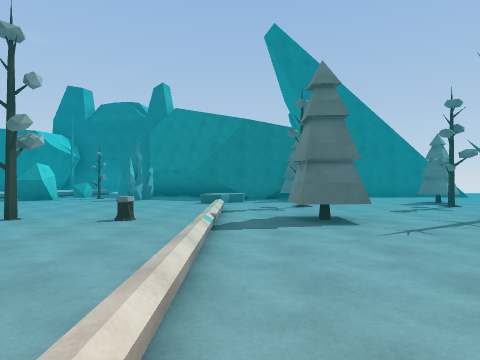
view 1 (above)

21 first-person views from a walk through a 3-D level made in the Unity game engine. The camera is 1.4 m above the floor, looks level and sees 75° across. The floor is counted in squares, 2 m on a side. Each view is taken from the middle of a square. On the plan, view 1 faces up. The plan holds only what a view shows up to about 10 squares ahead; the rest is blank. The place goes on beyond the plan. The player character is not drawn. Some animated figures are not drawn. Surface patterns are stand-ins for the level's own textures.

view 2
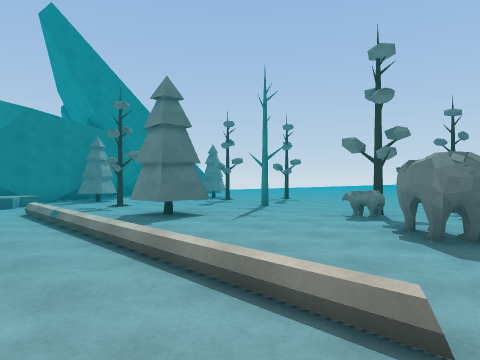

view 3
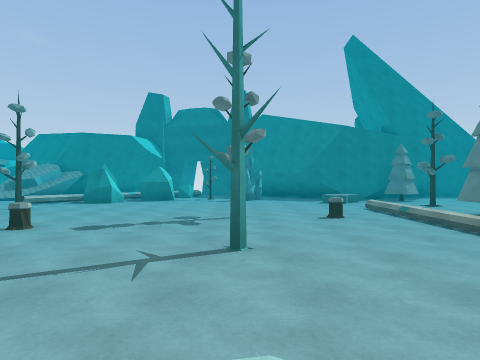

view 4
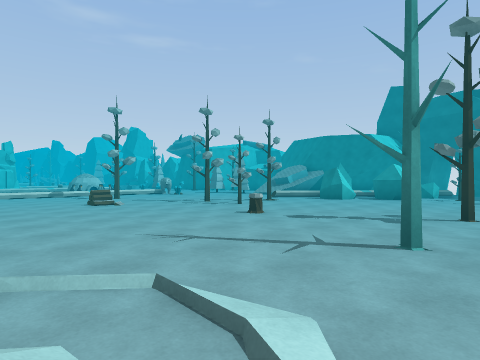

view 5
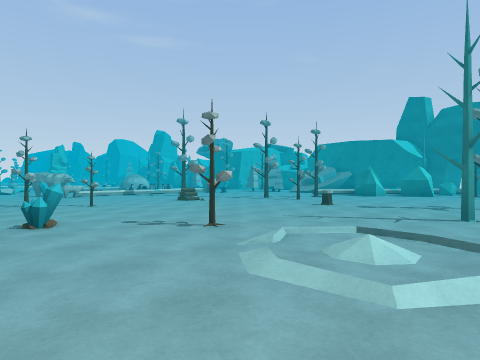

view 6
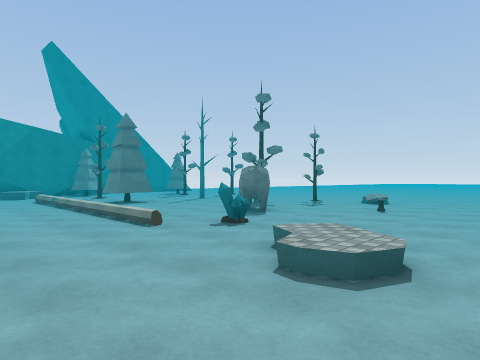

view 7
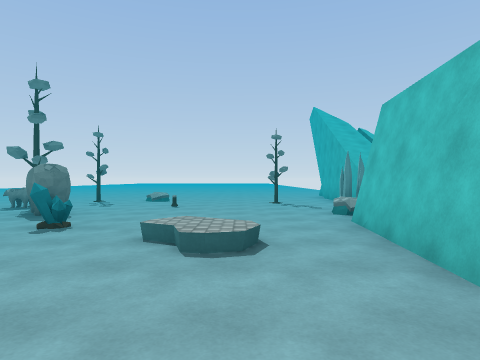

view 8
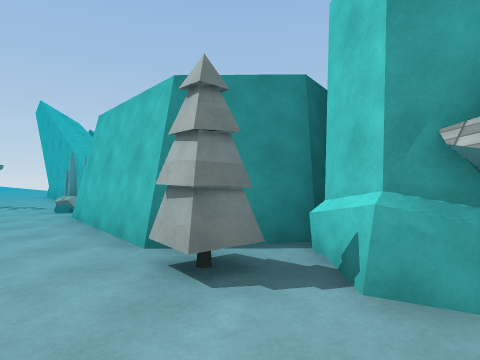

view 9
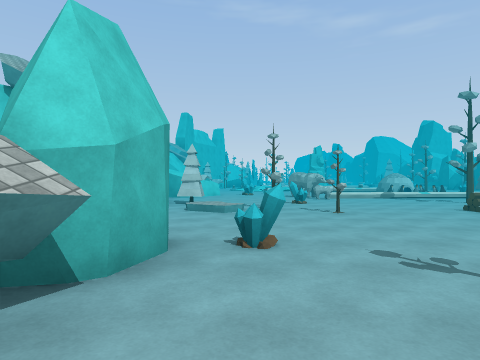

view 10
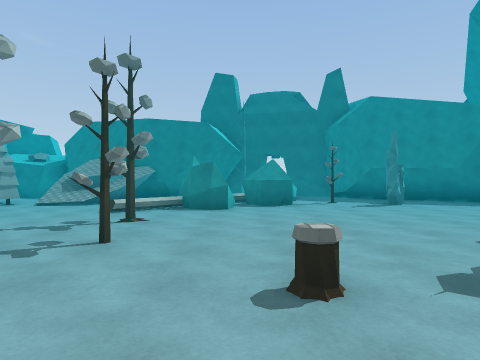

view 11
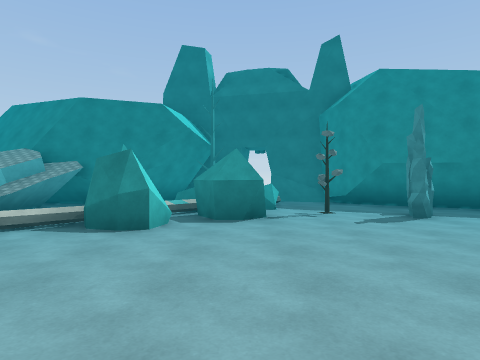

view 12
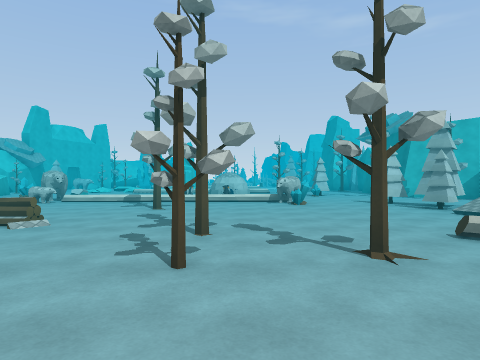

view 13
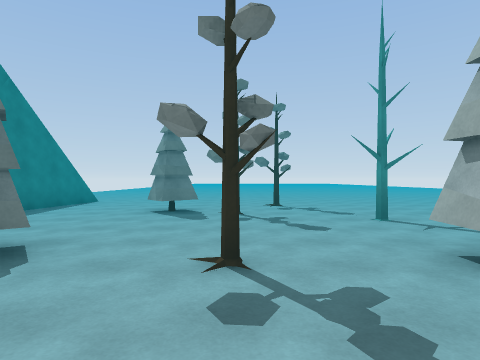

view 14
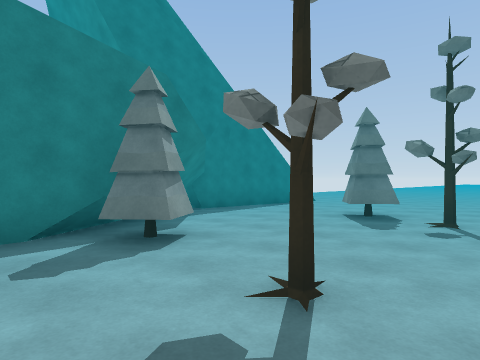

view 15
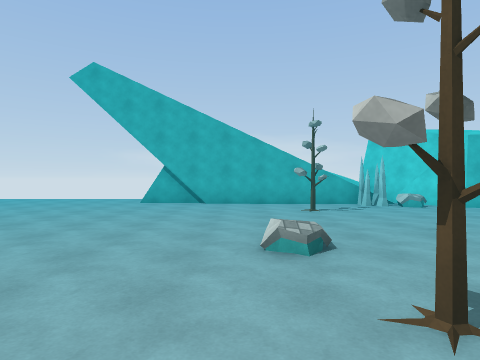

view 16
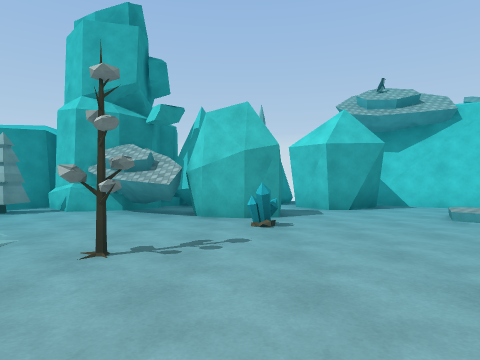

view 17
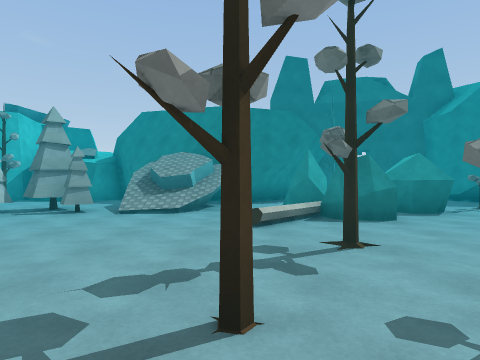

view 18
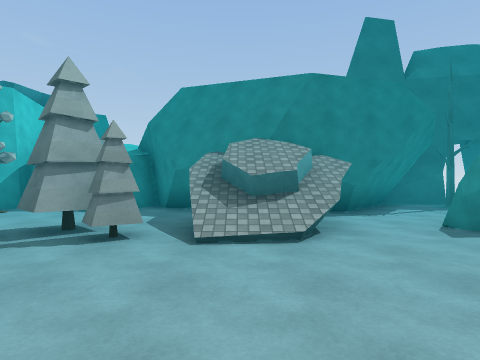

view 19
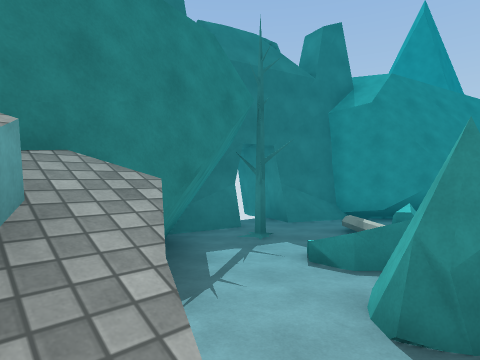

view 20
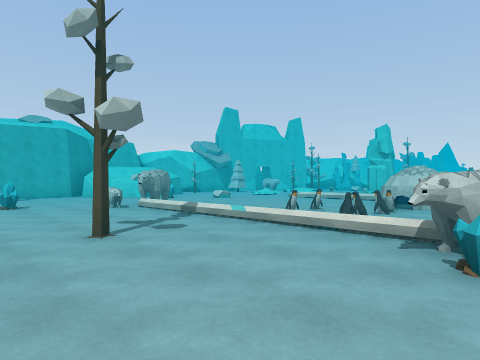

view 21
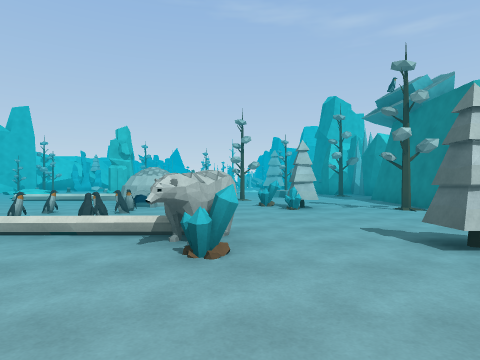

### Floor plan
Key: @ floor where view 1 was taken; # wall or solid block; . main floor; : floor 0.25 m higher than the main floor; + floor 0.5 m higher than the main floor; / step, stairs or slope; = window, fence, low wall or low ledge; ^ raised ledge; T tree; S stump; G gem; L log; O other object.
Columns run from 23 left of view 1 to 8 right of it. Each row starts with its distance up from view 1.
 15        ###   #######
 14      #...#####  .:.##       #
 13 ###  T.../^###.:+#..##     #####
 12 ...T....T/^^.###..T..##### .....
 11 .......TT///..###..O.....T......
 10 ..T....T.....##....... /.T...T..
  9 ..GG................../......T..
  8 ......OG.................T..T...
  7       OO.....T................T.
  6  O... +......T.....T....TT.T....
  5 OOOOOO+.....T...... .S..TT......
  4 ...OO +.T......S................
  3 ..... +............T.......T....
  2 ..... +....L....... .......O.T..
  1 .. .. +..................OO.....
  0     .OO............/...@G....#..
 -1      O...G.T....T.///......O....
 -2       ....T......../.../........
 -3        ..../...G......//........
 -4         .T//...##...........T...
 -5         .#....######T####=/.....
 -6          ##.##########  ##O///..
 -7           #####  #  #    #  ####

Positions as (right, up) in squares from view 1, and headings:
1: (0, 0), facing up
2: (-2, 0), facing up-right
3: (-4, -1), facing up
4: (-3, -1), facing up-left
5: (-3, -4), facing up-left
6: (-3, -4), facing up-right
7: (-4, -3), facing right
8: (-5, -3), facing down-right
9: (-5, -3), facing left
10: (-8, 2), facing up
11: (-7, 5), facing up
12: (-7, 6), facing left
13: (-1, 8), facing right
14: (0, 7), facing up-right
15: (7, 3), facing down
16: (-8, 2), facing down
17: (-11, 4), facing up
18: (-13, 7), facing up
19: (-12, 11), facing up-right
20: (-13, 8), facing down-left
21: (-13, 8), facing left
